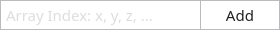
<?xml version="1.0" encoding="UTF-8"?>
<ui version="4.0">
 <class>Form</class>
 <widget class="QWidget" name="Form">
  <property name="geometry">
   <rect>
    <x>0</x>
    <y>0</y>
    <width>280</width>
    <height>30</height>
   </rect>
  </property>
  <property name="windowTitle">
   <string>Form</string>
  </property>
  <property name="styleSheet">
   <string notr="true">#Form {
    background-color: rgba(0,0,0,0)
}

QWidget {
	font-family: Droid Sans;
	font-size: 15px;
    color: #212121;
}

QTableWidget::item {
	font-family: Open Sans;
	font-size: 15px;
}


</string>
  </property>
  <layout class="QGridLayout" name="gridLayout">
   <property name="leftMargin">
    <number>0</number>
   </property>
   <property name="topMargin">
    <number>0</number>
   </property>
   <property name="rightMargin">
    <number>0</number>
   </property>
   <property name="bottomMargin">
    <number>0</number>
   </property>
   <property name="spacing">
    <number>0</number>
   </property>
   <item row="0" column="0">
    <widget class="QLineEdit" name="lineEditArrayIndex">
     <property name="sizePolicy">
      <sizepolicy hsizetype="Expanding" vsizetype="Fixed">
       <horstretch>0</horstretch>
       <verstretch>0</verstretch>
      </sizepolicy>
     </property>
     <property name="minimumSize">
      <size>
       <width>200</width>
       <height>30</height>
      </size>
     </property>
     <property name="maximumSize">
      <size>
       <width>16777215</width>
       <height>30</height>
      </size>
     </property>
     <property name="styleSheet">
      <string notr="true">QLineEdit {
    color: #babbbd;
	background-color: white;
	border-left: 1px solid #BABBBD;
	border-bottom: 1px solid #BABBBD;
	border-top: 1px solid #BABBBD;
	border-radius: 0px;
	padding: 3px;
}

QLineEdit:focus {
    color: black;
}</string>
     </property>
     <property name="placeholderText">
      <string>Array Index: x, y, z, ...</string>
     </property>
    </widget>
   </item>
   <item row="0" column="1">
    <widget class="QPushButton" name="pushButtonAdd">
     <property name="minimumSize">
      <size>
       <width>80</width>
       <height>30</height>
      </size>
     </property>
     <property name="styleSheet">
      <string notr="true">QPushButton {	
	background-color: white;	
	border: none; 
	color: #212121;
	border: 1px solid #BABBBD;
}

QPushButton:hover {
	border: 1px solid #6272a4;
}

QPushButton:disabled {
	color: #7d7d7d;
}

QPushButton:pressed {

}</string>
     </property>
     <property name="text">
      <string>Add</string>
     </property>
    </widget>
   </item>
  </layout>
 </widget>
 <resources>
  <include location="q_resources.qrc"/>
 </resources>
 <connections/>
</ui>
